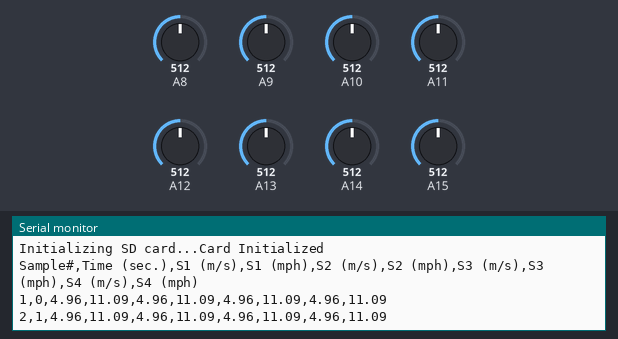
Bench run of a sketch on a simulated Arduino Mega 2560, built with avr-gcc and run on an emulated ATmega2560. Shown: the last lines printed to the serial monitor. Inputs (shaded band) come from the test bench; at power-on: A8 = 512, A9 = 512, A10 = 512, A11 = 512, A12 = 512, A13 = 512, A14 = 512, A15 = 512. Storage starts empty.

Above: at 1.2 s.
1.3 s: A8 set to 490
At 2.0 s:
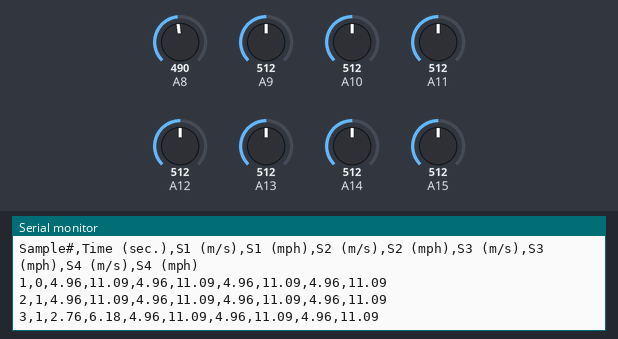
2.8 s: A9 set to 490
At 2.8 s:
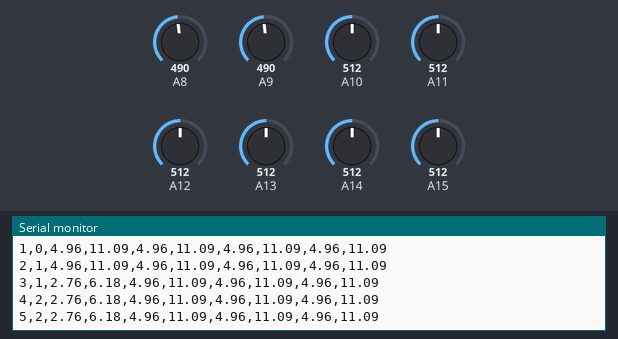
4.3 s: A10 set to 490
At 4.7 s:
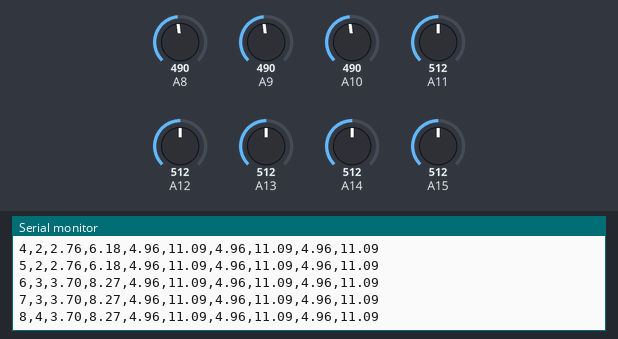
5.8 s: A11 set to 490
At 6.3 s:
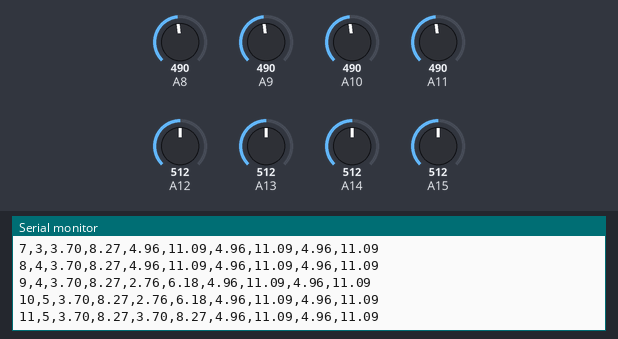
7.3 s: A12 set to 490
At 7.9 s:
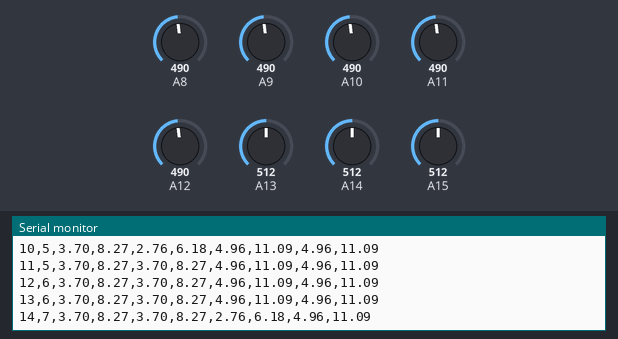
8.8 s: A13 set to 490
At 9.5 s:
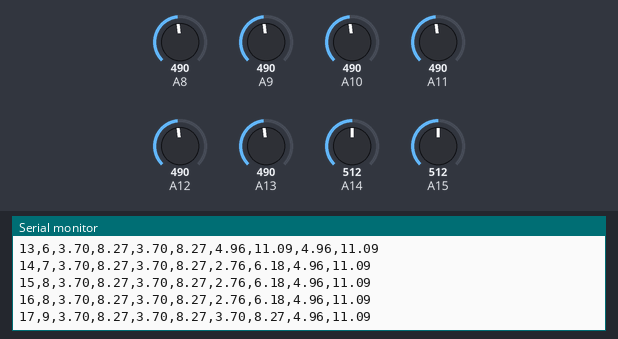
Timing chart, 0 to 11.3 s (numbered marks = the images above; inputs shaded):
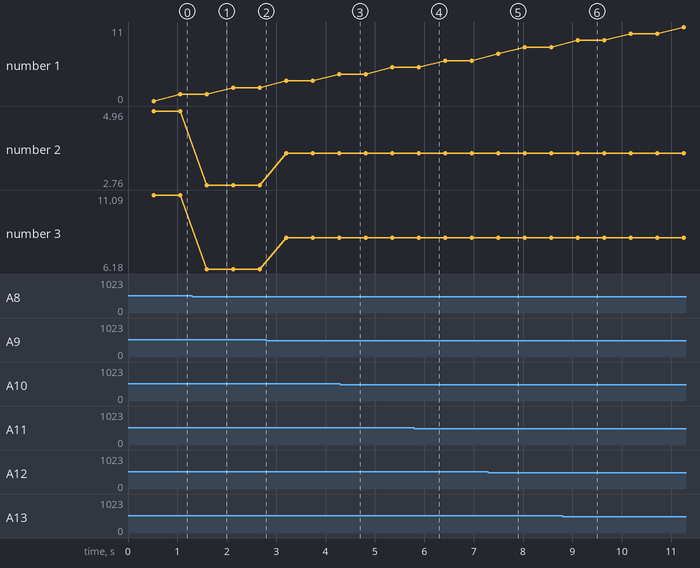

The sketch:

windSensor_v5.ino
```cpp
/*
    Wind Sensor fixture v5
    Author: Vikram Seshadri
    03/29/2019

    Description:
    This sketch is used when multiple wind sensors are connected to a fixture.
    By modifying the number_of_sensors variable it is possible to add 1-4 sensors.
    This sketch takes in all wind sensor values stores it in an array to display values in different columns.
    This makes it easier to declare a vector representation of air flow.

    v5:
    added CSV file modifications
    formatting according to sample file

    Calibrating the sensor:
    Put a glass over it, but the sensor should not be touching the desktop surface however.
    Adjust the zeroWindAdjustment until your sensor reads about zero with the glass over it.
    Ideally a vacuum chamber should do the job.

    Hardware Setup:
    Wind Sensor Signals    Arduino
    GND                    GND
    +V                     5V
    RV                     A1,A3,A5,A7    // modify the definitions below to use other pins
    TMP                    A0,A2,A4,A6    // modify the definitions below to use other pins
    SDSS                   53             // for Mega
*/

#include <SPI.h>
#include <SD.h>

#define number_of_sensors 4 // define number of wind sensors used
#define SDSS 53

const float zeroWindAdjustment =  .2; // negative numbers yield smaller wind speeds and vice versa.
float RV_Wind_Volts;
unsigned long lastMillis;
float TempCtimes100;
float zeroWind_ADunits;
float zeroWind_volts;
float WindSpeed_MPH;
float WindSpeed_MS;
int sensor_number;
int cnt = 0;
String dataString = "";

float windSpeedMS[5] = {0, 0, 0, 0};
float windSpeedMPH[5] = {0, 0, 0, 0};


/*************************************************************/
/* SD Class */
class CSVFile
{
  public:
    char filenamechar[100];
    File file;
    //SdFat SD;
    String base_filename;
    int file_number;
    String full_filename;

    CSVFile(String bfilename)
    {
      base_filename = bfilename;
      file_number = 1;
      full_filename = bfilename + String(file_number) + String(F(".csv"));
      full_filename.toCharArray(filenamechar, 100);
      //SD.begin(SDSS, SPI_HALF_SPEED);
    }

    void beginNow()
    {
      SD.begin(SDSS);
    }

    void openFile()
    {
      file = SD.open(filenamechar, FILE_WRITE);
    }

    void closeFile()
    {
      file.close();
    }

    void writeToCSV(String data)
    {
      file.print(data);
      file.print(String(F("\r\n")));
    }

    void writeHeaders()
    {
      file.println(String(F("Sample#,Time (sec.),S1 (m/s),S1 (mph),S2 (m/s),S2 (mph),S3 (m/s),S3 (mph),S4 (m/s),S4 (mph)"))); //Headers
    }

    void _update_file_number()
    {
      // See if the file already exists, if so, see if it has _###
      // If file doesn't exist, add _###
      // If file does exists, make _### 1 more

      while (SD.exists(filenamechar)) {
        file_number += 1;
        full_filename = base_filename + String(file_number) + String(F(".csv"));
        full_filename.toCharArray(filenamechar, 100);
      }
    }
};

//setup csv file object
String filename = "Airflow";
CSVFile csv(filename);

float wind_calculation(float TMP_Therm_ADunits, float RV_Wind_ADunits, int cnt)
{

  RV_Wind_Volts = (RV_Wind_ADunits *  0.0048828125);
  TempCtimes100 = (0.005 * ((float)TMP_Therm_ADunits * (float)TMP_Therm_ADunits)) - (16.862 * (float)TMP_Therm_ADunits) + 9075.4;
  zeroWind_ADunits = -0.0006 * ((float)TMP_Therm_ADunits * (float)TMP_Therm_ADunits) + 1.0727 * (float)TMP_Therm_ADunits + 47.172; //  13.0C  553  482.39
  zeroWind_volts = (zeroWind_ADunits * 0.0048828125) - zeroWindAdjustment;
  WindSpeed_MPH =  pow(((RV_Wind_Volts - zeroWind_volts) / .2300) , 2.7265);
  WindSpeed_MS = WindSpeed_MPH / 2.237;

  return (float)WindSpeed_MPH;
  //delay (200);

}

void setup()
{

  Serial.begin(57600);
    while (!Serial) {
      ; // wait for serial port to connect. Needed for native USB port only
    }

  Serial.print("Initializing SD card...");

  // see if the card is present and can be initialized:
  if (SD.begin(SDSS)) {
    csv.beginNow();
    csv._update_file_number();
    csv.openFile();
    csv.writeHeaders();
    csv.closeFile();
    Serial.println("Card Initialized");
    Serial.println(String("Sample#,Time (sec.),S1 (m/s),S1 (mph),S2 (m/s),S2 (mph),S3 (m/s),S3 (mph),S4 (m/s),S4 (mph)")); //Headers
  }

  else {
    Serial.println("No SD card found");
    Serial.println(String("Sample#,Time (sec.),S1 (m/s),S1 (mph),S2 (m/s),S2 (mph),S3 (m/s),S3 (mph),S4 (m/s),S4 (mph)"));
  }
}

void loop()
{
  float TMP_Therm_ADunits;
  float RV_Wind_ADunits;
  int i = 0, j = 0;

  if (millis() - lastMillis > 500)      // read every 200 ms - printing slows this down further
  {
    csv.openFile();
    dataString += cnt + 1; //Sample number
    dataString += ",";
    dataString += millis() / 1000; //Timer
    dataString += ",";

    for (i = 8, j = 0; i < 4 * number_of_sensors, j < number_of_sensors; i += 2, j += 1)
    {
      TMP_Therm_ADunits = analogRead(i + 1);
      RV_Wind_ADunits = analogRead(i);
      sensor_number = sensor_number + 1;
      windSpeedMPH[j] = wind_calculation(TMP_Therm_ADunits, RV_Wind_ADunits, sensor_number);

      if (isnan(windSpeedMPH[j])) {
        windSpeedMPH[j] = 0;
      }
      windSpeedMS[j] = windSpeedMPH[j] / 2.237; //mph to m/s conversion

      dataString += windSpeedMS[j];
      if (sensor_number <= number_of_sensors) {
        dataString += ",";
      }
      dataString += windSpeedMPH[j];
      if (sensor_number < number_of_sensors) {
        dataString += ",";
      }

      if (sensor_number == number_of_sensors) {
        csv.writeToCSV(dataString);
        csv.closeFile();
        Serial.println(dataString);
      }
    }
    delay (20);
    lastMillis = millis();
    i = 0;
    sensor_number = 0;
    cnt += 1;
    dataString = "";
  }

}
```

Measured:
- after the input at 1.3 s, the serial monitor: prints a new line after 0.29 s (image 1)
- after the input at 5.8 s, the serial monitor: prints a new line after 0.09 s (image 4)
- after the input at 7.3 s, the serial monitor: prints a new line after 0.20 s (image 5)
- after the input at 8.8 s, the serial monitor: prints a new line after 0.31 s (image 6)
- plotted number 2: 4.96 → 2.76 after the input at 1.3 s, 2.76 → 3.7 after the input at 2.8 s
- plotted number 3: 11.09 → 6.18 after the input at 1.3 s, 6.18 → 8.27 after the input at 2.8 s
